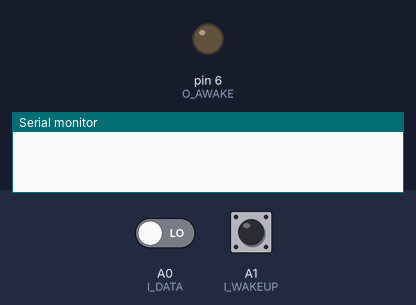
The sketch below on a simulated Arduino Uno, built with avr-gcc and run on an emulated ATmega328P. On the bench: output pins drawn as LEDs (lit = HIGH), the last lines printed to the serial monitor. The inputs (shaded band) are chosen by the test bench; at power-on: A1 (I_WAKEUP) LOW, A0 (I_DATA) LOW. Pins used as bus, display or sensor lines are not drawn.

Above: at 1.7 s.
1.8 s: A1 (I_WAKEUP) pulled HIGH for 0.15 s
At 1.88 s:
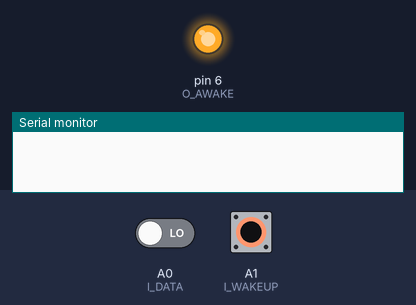
3.4 s: A1 (I_WAKEUP) pulled HIGH for 3.2 s
At 7.8 s:
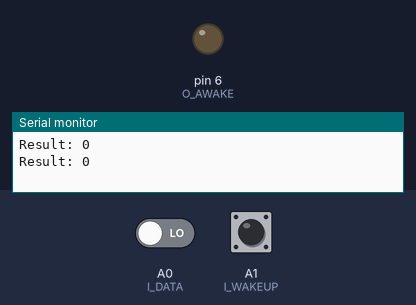
Timing chart, 0 to 9.3 s (numbered marks = the images above; inputs shaded):
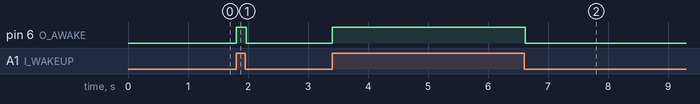

The sketch:

MSPTEST.ino
```cpp
#define I_WAKEUP A1
#define I_DATA   A0
#define O_AWAKE  6
#define O_CLK    5
#define O_RST    A2

void setup() {
  Serial.begin(57600);
  pinMode(I_DATA, INPUT);
  pinMode(I_DATA, INPUT);
  pinMode(O_CLK,   OUTPUT);
  pinMode(O_AWAKE, OUTPUT);
  pinMode(O_RST, OUTPUT);
  digitalWrite(O_RST, LOW);
  _delay_ms(500);
  pinMode(O_RST, INPUT);
}

void loop() {
  uint8_t pA1 = digitalRead(I_WAKEUP);
  uint8_t res = 0;
  if (pA1 == HIGH) {
    digitalWrite(O_AWAKE, HIGH);
    while (digitalRead(I_WAKEUP) == HIGH);

    for (uint8_t i = 0; i < 8; i++) {
      digitalWrite(O_CLK, HIGH);
      _delay_us(1500);
      if (digitalRead(I_DATA)) bitSet(res, i);
      digitalWrite(O_CLK, LOW);
      _delay_us(1500);
    }
    digitalWrite(O_AWAKE, LOW);
    Serial.print("Result: ");
    Serial.println(res, BIN);
  }
}
```

Measured:
- after the input at 1.8 s, pin 6 (O_AWAKE): LOW → HIGH at once, → LOW 0.17 s later
- after the input at 3.4 s, pin 6 (O_AWAKE): LOW → HIGH at once, → LOW 3.2 s later
